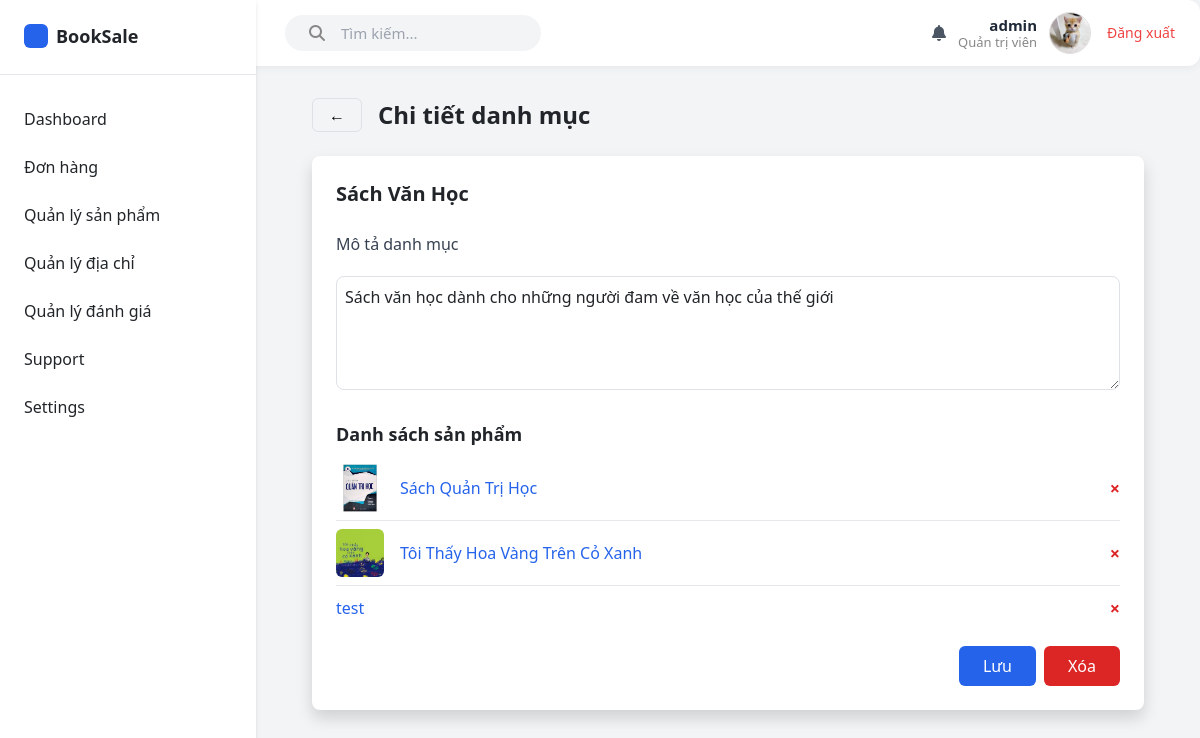
Screenshot of /emp/category/1/ (signed in) with the database file from the repository.
### booksale_app/models.py (models this page shows, shortened)
class Category(models.Model):
    category_name = models.CharField(
        max_length = 255,
        blank=False, null=False,
        help_text = "Tên danh mục"
    )
    description = models.TextField(
        blank=False, null=False,
        help_text = "Mô tả"
    )
    created_at = models.DateTimeField(
        auto_now_add=True
    )
    updated_at = models.DateTimeField(
        auto_now_add=True
    )

class Product(models.Model):
    product_name = models.CharField(
        max_length = 255,
        blank=False, null=False,
        help_text = "Tên sản phẩm"
    )
    description = models.TextField(
        blank=False, null=False,
        help_text = "Mô tả"
    )
    image = models.ImageField(upload_to='products/', null=True, blank=True)
    cost_price = models.DecimalField(
        max_digits=10,
        decimal_places=2
    )
    sell_price = models.DecimalField(
        max_digits=10,
        decimal_places=2
    )
    quantity = models.PositiveIntegerField(default=0)
    publisher = models.ForeignKey(
        Publisher,
        on_delete=models.CASCADE
    )
    category = models.ForeignKey(
        Category,
        on_delete=models.CASCADE
    )
    genre = models.ManyToManyField(
        'Genre',
        through="Genre_Item")
    cart = models.ManyToManyField(
        'Cart',
        through='Cart_Item'
    )
    order = models.ManyToManyField(
        'Order',
         through="Order_Item"
    )

### booksale_app/views/admin_view/category.py (the view)
# urls.py: path('emp/category/<int:pk>/', category.category_detail, name='category_detail'),
def category_detail(request, pk):
    category = get_object_or_404(Category, pk=pk)
    products = Product.objects.filter(category=category)
    if request.method == "POST":
        description = request.POST.get("description", "")
        category.description = description
        category.save()
        return redirect('category_detail', pk=category.pk)  # reload page sau khi lưu
    return render(request, 'admin_temp/category/category_detail.html', {
        'category': category,
        'products': products,
    })

### booksale_app/context_processors.py (called while the page is built)
def categories_and_cart(request):
    context = {
        'categories': Category.objects.all()[:3],  # Lấy 3 categories đầu tiên cho menu
        'cart_count': 0
    }
    if request.user.is_authenticated:
        try:
            customer = Customer.objects.get(user=request.user)
            cart = Cart.objects.filter(customer=customer).first()
            if cart:
                cart_count = Cart_Item.objects.filter(cart=cart).aggregate(
                    total=Sum('quantity')
                )['total'] or 0
                context['cart_count'] = int(cart_count) if cart_count else 0
        except (Customer.DoesNotExist, AttributeError):
            context['cart_count'] = 0
    return context

### booksale_app/templates/admin_temp/category/category_detail.html
{% extends "admin_temp/admin_base.html" %}
{% block content %}
<main class="flex-1 p-8 max-w-4xl mx-auto space-y-6">
    <div class="flex items-center mb-4 gap-3">
        <a href="{% url 'category_list' %}"
           class="inline-block border border-gray-400 text-black px-3 py-1 rounded hover:bg-gray-100">
            &larr;
        </a>
        <h1 class="text-2xl font-semibold">Chi tiết danh mục</h1>
    </div>
    <div class="bg-white shadow rounded-lg p-6 space-y-4">
        <h2 class="text-xl font-semibold">{{ category.category_name }}</h2>
        <label for="description" class="block text-gray-700 font-medium mt-4 mb-1">Mô tả danh mục</label>
        <textarea id="description" name="description" rows="4"
                  class="border rounded-lg w-full p-2"
                  placeholder="Nhập mô tả cho danh mục...">{{ category.description }}</textarea>
        <div class="mt-4">
            <h2 class="text-lg font-semibold mb-2">Danh sách sản phẩm</h2>
            <ul class="divide-y">
                {% for product in products %}
                <li class="flex items-center justify-between py-2">
                    <div class="flex items-center gap-3">
                        {% if product.image %}
                            <img src="{{ product.image.url }}" class="w-12 h-12 object-cover rounded">
                        {% endif %}
                        <a href="{% url 'product_detail' product.pk %}" class="text-blue-600 hover:underline">
                            {{ product.product_name }}
                        </a>
                    </div>
                    <a href="{% url 'product_delete' pk=product.id %}" class="text-red-600 hover:text-red-800 text-lg font-bold">
                        &times;
                    </a>
                </li>
                {% empty %}
                <li class="py-2 text-gray-500">Chưa có sản phẩm nào trong danh mục</li>
                {% endfor %}
            </ul>
        </div>
        <div class="flex justify-end gap-2 mt-6">
            <button type="submit" class="bg-blue-600 text-white px-4 py-2 rounded hover:bg-blue-700">
                Lưu
            </button>
            <a href="{% url 'category_delete' pk=category.id %}"
               class="bg-red-600 text-white px-4 py-2 rounded hover:bg-red-700">
                Xóa
            </a>
        </div>
    </div>
</main>
{% endblock %}

### booksale_app/templates/admin_temp/admin_base.html (shortened to what this page needs)
{% load static %}
<!doctype html>
<html lang="en">
<head>
    <script src="https://cdn.tailwindcss.com"></script>
    <link href="https://cdn.jsdelivr.net/npm/bootstrap@5.3.3/dist/css/bootstrap.min.css" rel="stylesheet">
    <link href="https://cdnjs.cloudflare.com/ajax/libs/font-awesome/6.5.0/css/all.min.css" rel="stylesheet">
</head>
<body class="bg-gray-100 font-sans">
    <div class="header">
        <div class="search-box hidden md:flex items-center bg-gray-100 px-4 py-2 rounded-full w-64">
            <i class="fa fa-search text-gray-500"></i>
            <input type="text" placeholder="Tìm kiếm..." class="bg-transparent border-0 outline-none ml-2 text-sm w-full">
        </div>
        <div class="user-section">
            <div><i class="fa fa-bell text-gray-600"></i></div>
            {% if user.is_authenticated %}
            <div class="user-info text-right leading-tight">
                <p class="name font-bold text-gray-800">{{ user.username }}</p>
                <p class="role">
                    {% if user.is_superuser %}Quản trị viên{% else %}Người dùng{% endif %}
                </p>
            </div>
            {% if user.profile.avatar %}
                <img src="{{ user.profile.avatar.url }}" class="avatar">
            {% else %}
                <img src="{% static 'images/image.jpg' %}" class="avatar">
            {% endif %}
            <a href="{% url 'accounts:login' %}" class="text-sm text-red-500 hover:underline ml-1">Đăng xuất</a>
            {% endif %}
        </div>
    </div>
    <div class="flex h-100">
        <aside class="w-64 bg-white h-screen shadow-md h-auto" style="margin-top: -68px;">
            <div class="p-6 flex items-center space-x-2 border-b">
                <div class="w-6 h-6 bg-blue-600 rounded"></div>
                <span class="font-semibold text-lg">BookSale</span>
            </div>
            <nav class="mt-6">
                <ul class="space-y-2">
                    <li>
                        <a href="#" class="flex items-center px-6 py-2 hover:bg-gray-100">
                            <span>Dashboard</span>
                        </a>
                    </li>
                    <li>
                        <a href="#" class="flex items-center px-6 py-2 hover:bg-gray-100 isActive">
                            <span>Đơn hàng</span>
                        </a>
                    </li>
                    <li>
                        <details>
                            <summary class="flex items-center px-6 py-2 hover:bg-gray-100 rounded">
                                Quản lý sản phẩm
                            </summary>
                        </details>
                    </li>
                    <li>
                        <a href="#" class="flex items-center px-6 py-2 hover:bg-gray-100">
                            <span>Quản lý địa chỉ</span>
                        </a>
                    </li>
                    <li>
                        <a href="#" class="flex items-center px-6 py-2 hover:bg-gray-100">
                            <span>Quản lý đánh giá</span>
                        </a>
                    </li>
                    <li>
                        <a href="#" class="flex items-center px-6 py-2 hover:bg-gray-100">
                            <span>Support</span>
                        </a>
                    </li>
                    <li>
                        <a href="#" class="flex items-center px-6 py-2 hover:bg-gray-100">
                            <span>Settings</span>
                        </a>
                    </li>
                </ul>
            </nav>
        </aside>
        {% block content %}
        {% endblock %}
    </div>
</body>
</html>

### booksale_app/templates/admin_temp/admin_base.html (style rules this page uses)
body { background-color: #f5f6fa; font-family: "Segoe UI", sans-serif; margin: 0; }
summary::marker { content: ""; }
details > summary { display: flex; align-items: center; padding-left: 1.5rem; padding-top: 0.5rem; padding-bottom: 0.5rem; cursor: pointer; }
.header { background-color: #fff; border-radius: 12px; box-shadow: 0 2px 8px rgba(0,0,0,0.05); display: flex; justify-content: space-between; align-items: center; padding: 12px 25px; }
.search-box { display: flex; align-items: center; background-color: #f3f4f6; border-radius: 50px; padding: 8px 16px; width: 400px; margin-left: 260px; }
.search-box i { color: #888; }
.search-box input { border: none; outline: none; background: transparent; flex: 1; font-size: 15px; padding-left: 8px; }
.user-section { display: flex; align-items: center; gap: 12px; }
.user-info { text-align: right; }
.user-info .name { font-weight: 600; font-size: 15px; margin: 0; }
.user-info .role { color: #888; font-size: 13px; margin: 0; }
.avatar { width: 42px; height: 42px; border-radius: 50%; border: 1px solid #ddd; }

### rows the page displays
Category: category_name "Sách Văn Học", description "Sách văn học dành cho những người đam về văn học của thế giới"
Product: image (picture), product_name "Sách Quản Trị Học"
Product: image (picture), product_name "Tôi Thấy Hoa Vàng Trên Cỏ Xanh"
Product: product_name "test"

### other values shown
{{ user.username }} "admin"
